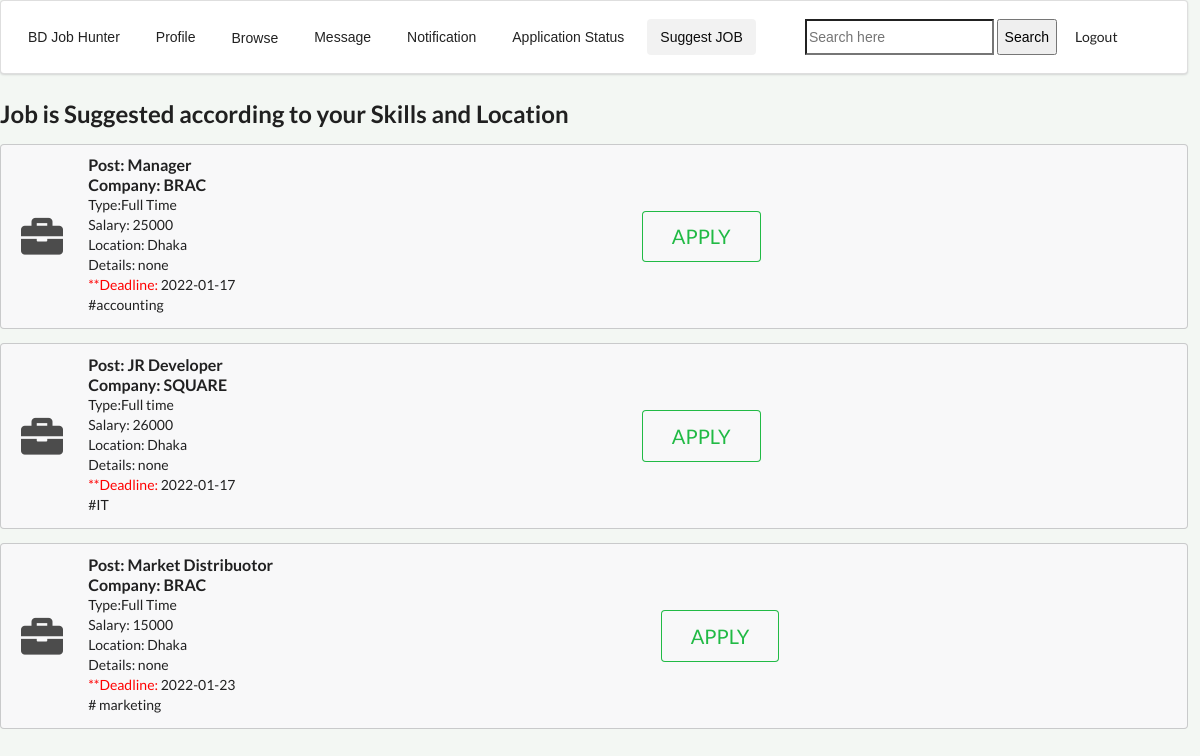
The app's page /suggest.php (signed in) with its own data.
### tables this page shows
CREATE TABLE `jobs` (
  `jobid` int(11) NOT NULL,
  `jobtitle` varchar(100) NOT NULL,
  `jobtype` varchar(100) NOT NULL,
  `jobdescription` varchar(1000) NOT NULL,
  `salary` varchar(100) NOT NULL,
  `location` varchar(100) NOT NULL,
  `jobkeywords` varchar(100) NOT NULL,
  `boosted` varchar(100) NOT NULL,
  `deadline` date NOT NULL,
  `recruiter` varchar(100) NOT NULL,
  `company_name` varchar(100) NOT NULL
);

### suggest.php (the view, shortened to what this page needs)
<?php
if(
        isset($_SESSION['useremail'])
    &&  !empty($_SESSION['useremail'])
){
    ?>
<!DOCTYPE html>
<html>
<head>
    <?php include "css.php"; ?>
</head>
<body>
     <div class="navbar">
              <div class="ui segment">
        <div class="ui secondary  menu">
          <input class="item" type="button" value="BD Job Hunter" onclick="homefn();">
          <input class="  item" type="button" value="Profile" onclick="profilefn();">
           <?php include "dropdown.php"; ?>
            <input class="item" type="button" value="Message" onclick="messagefn();">
            <input class="item" type="button" value="Notification" onclick="notificationfn();">
            <input class="item" type="button" value="Application Status" onclick="statusfn();">
            <input class=" active item" type="button" value="Suggest JOB" onclick="suggestfn();">
  <div class="right menu">
    <div class="item">
      <div class="ui icon input">
       <form action="searchprocess.php" method="POST">
                <input type="text" name="pid" id="pid" Placeholder="Search here">
                <input type="submit"  value="Search">
            </form>
            <input class="item" type="button" value="Logout" onclick="logoutfn();">
      </div>
    </div>
  </div>
</div>
    </div>
</div>
    <h2>Job is Suggested according to your Skills and Location</h2>
            <?php
                    try{
                        $conn=new PDO('mysql:host=localhost:3306;dbname=careerbuilder;','root','');
                        $conn->setAttribute(PDO::ATTR_ERRMODE,PDO::ERRMODE_EXCEPTION);
                         $mail=$_SESSION['useremail'];
                        $sqlquerystring="SELECT * FROM user WHERE username='$mail'";
                        $returnobj=$conn->query($sqlquerystring);
                            $tabledata=$returnobj->fetchAll();
                            foreach($tabledata AS $row){
            $location=$row['location'];
            }
            }
            catch (PDOException $ex){
            ?>
            catch No data found
            <?php
                    }
                     try{
                        $conn=new PDO('mysql:host=localhost:3306;dbname=careerbuilder;','root','');
                        $conn->setAttribute(PDO::ATTR_ERRMODE,PDO::ERRMODE_EXCEPTION);
                         $mail=$_SESSION['useremail'];
                        $sqlquerystring="SELECT * FROM cv WHERE username='$mail'";
                        $returnobj=$conn->query($sqlquerystring);
                        if($returnobj->rowCount()==0){
                             ?>
            <script>
                alert("Not enough Information to Suggest Job.Please Upload/Update your CV")
                location.assign('cvupload.php');
            </script>
            <?php
                        }
                        else{
                            $tabledata=$returnobj->fetchAll();
                            foreach($tabledata AS $row){
                                $skills=$row['skills'];
                            }
                        }
                        }
                    catch (PDOException $ex){
                        ?>
            catch No data found
            <?php
                    }
                    ?>
        <table >
        <thead>
        <tbody>
            <?php
                     try{
                        $conn=new PDO('mysql:host=localhost:3306;dbname=careerbuilder;','root','');
                        $conn->setAttribute(PDO::ATTR_ERRMODE,PDO::ERRMODE_EXCEPTION);
                        $sqlquerystring="SELECT * FROM jobs WHERE (location='$location') OR (jobkeywords='$skills') ORDER BY boosted DESC ,deadline ASC ";
                        $returnobj=$conn->query($sqlquerystring);
                        if($returnobj->rowCount()==0){
                             ?>
            <tr>
                No JOB AVAILABLE
                <img src="images/depressed.PNG" alt="depressed">
            </tr>
            <?php
                        }
                        else{
                            $tabledata=$returnobj->fetchAll();
                            foreach($tabledata AS $row){
                                ?>
            <tr>
                <div class="ui icon message">
                                        <i class="briefcase icon"></i>
                                        <div class="content">
                                            <div class="header">
                                                Post: <?php echo $row['jobtitle']; ?><br>
                                                Company: <?php echo $row['company_name']; ?>
                                            </div>
                                            <div class="meta">
                                                Type:<?php echo $row['jobtype']; ?><br>
                                                Salary: <?php echo  $row['salary']?><br>
                                            </div>
                                            <div class="description">
                                                Location: <?php echo  $row['location']; ?><br>
                                                Details: <?php echo $row['jobdescription'] ?><br>
                                            <span style="color:red">**Deadline:</span>
                                            <?php echo $row['deadline'] ?><br>
                                               #<?php echo $row['jobkeywords'] ?><br>
                                            </div>
                                        </div>
                                        <div class="extra content">
                                            <div class="ui huge buttons">
                                                <div class="ui basic green button" onclick="applyfn(<?php echo $row['jobid']; ?>);"> APPLY</div>
                                            </div>
                                        </div>
                                    </div>
            </tr>
            <?php
                            }
                        }
                        }
                    catch (PDOException $ex){
                        ?>
            catch No data found
            <?php
                    }
                    ?>
        </tbody>
    </table>
</body>
</html>
<?php
}
else{
    ?>
<script>
    location.assign('login.php')
</script>
<?php
}
?>

### css.php (style rules this page uses)
body { background-color: rgb(243,247,243); width: 99%; }
.right { float: right; }

### records on screen
jobs: jobtitle "Manager", company_name "BRAC", jobtype "Full Time", salary "25000", location "Dhaka", jobdescription "none", deadline "2022-01-17", jobkeywords "accounting"
jobs: jobtitle "JR Developer", company_name "SQUARE", jobtype "Full time", salary "26000", location "Dhaka", jobdescription "none", deadline "2022-01-17", jobkeywords "IT"
jobs: jobtitle "Market Distribuotor", company_name "BRAC", jobtype "Full Time", salary "15000", location "Dhaka", jobdescription "none", deadline "2022-01-23", jobkeywords "marketing"
